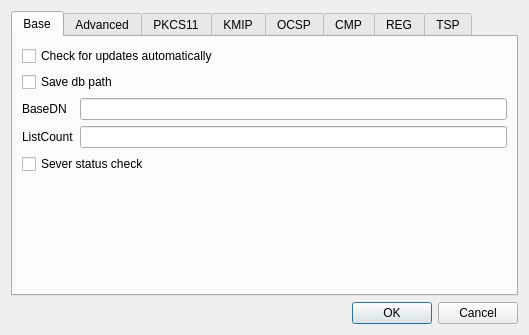
<?xml version="1.0" encoding="UTF-8"?>
<ui version="4.0">
 <class>SettingsDlg</class>
 <widget class="QDialog" name="SettingsDlg">
  <property name="geometry">
   <rect>
    <x>0</x>
    <y>0</y>
    <width>529</width>
    <height>335</height>
   </rect>
  </property>
  <property name="windowTitle">
   <string>Settings</string>
  </property>
  <layout class="QVBoxLayout" name="verticalLayout">
   <item>
    <widget class="QTabWidget" name="mTabWidget">
     <property name="currentIndex">
      <number>0</number>
     </property>
     <widget class="QWidget" name="tab">
      <attribute name="title">
       <string>Base</string>
      </attribute>
      <layout class="QGridLayout" name="gridLayout_3">
       <item row="5" column="0">
        <spacer name="verticalSpacer">
         <property name="orientation">
          <enum>Qt::Vertical</enum>
         </property>
         <property name="sizeHint" stdset="0">
          <size>
           <width>20</width>
           <height>40</height>
          </size>
         </property>
        </spacer>
       </item>
       <item row="1" column="0" colspan="2">
        <widget class="QCheckBox" name="mSaveDBPathCheck">
         <property name="text">
          <string>Save db path</string>
         </property>
        </widget>
       </item>
       <item row="0" column="0" colspan="2">
        <widget class="QCheckBox" name="mCheckLatestVersionCheck">
         <property name="text">
          <string>Check for updates automatically</string>
         </property>
        </widget>
       </item>
       <item row="2" column="0">
        <widget class="QLabel" name="label_4">
         <property name="text">
          <string>BaseDN</string>
         </property>
        </widget>
       </item>
       <item row="2" column="1">
        <widget class="QLineEdit" name="mBaseDNText"/>
       </item>
       <item row="3" column="0">
        <widget class="QLabel" name="label_5">
         <property name="text">
          <string>ListCount</string>
         </property>
        </widget>
       </item>
       <item row="3" column="1">
        <widget class="QLineEdit" name="mListCountText"/>
       </item>
       <item row="4" column="0" colspan="2">
        <widget class="QCheckBox" name="mServerStatusCheck">
         <property name="text">
          <string>Sever status check</string>
         </property>
        </widget>
       </item>
      </layout>
     </widget>
     <widget class="QWidget" name="tab_2">
      <attribute name="title">
       <string>Advanced</string>
      </attribute>
      <layout class="QGridLayout" name="gridLayout">
       <item row="1" column="0">
        <spacer name="verticalSpacer_2">
         <property name="orientation">
          <enum>Qt::Vertical</enum>
         </property>
         <property name="sizeHint" stdset="0">
          <size>
           <width>20</width>
           <height>40</height>
          </size>
         </property>
        </spacer>
       </item>
       <item row="0" column="0">
        <widget class="QLabel" name="label">
         <property name="text">
          <string>Language(need restart)</string>
         </property>
        </widget>
       </item>
       <item row="0" column="1">
        <widget class="QComboBox" name="mLangCombo"/>
       </item>
      </layout>
     </widget>
     <widget class="QWidget" name="tab_3">
      <attribute name="title">
       <string>PKCS11</string>
      </attribute>
      <layout class="QGridLayout" name="gridLayout_2">
       <item row="1" column="1">
        <widget class="QLineEdit" name="mSlotIDText"/>
       </item>
       <item row="2" column="0">
        <widget class="QLabel" name="label_3">
         <property name="text">
          <string>Library Path</string>
         </property>
        </widget>
       </item>
       <item row="1" column="0">
        <widget class="QLabel" name="label_2">
         <property name="text">
          <string>Slot ID</string>
         </property>
        </widget>
       </item>
       <item row="2" column="1">
        <widget class="QLineEdit" name="mLibraryP11PathText"/>
       </item>
       <item row="0" column="0">
        <widget class="QCheckBox" name="mUseP11Check">
         <property name="text">
          <string>Use PKCS11</string>
         </property>
        </widget>
       </item>
       <item row="3" column="0">
        <spacer name="verticalSpacer_3">
         <property name="orientation">
          <enum>Qt::Vertical</enum>
         </property>
         <property name="sizeHint" stdset="0">
          <size>
           <width>20</width>
           <height>40</height>
          </size>
         </property>
        </spacer>
       </item>
       <item row="2" column="2">
        <widget class="QPushButton" name="mP11FindBtn">
         <property name="text">
          <string>Find</string>
         </property>
        </widget>
       </item>
      </layout>
     </widget>
     <widget class="QWidget" name="tab_4">
      <attribute name="title">
       <string>KMIP</string>
      </attribute>
      <layout class="QGridLayout" name="gridLayout_4">
       <item row="0" column="0">
        <widget class="QCheckBox" name="mUseKMIPCheck">
         <property name="text">
          <string>Use KMIP</string>
         </property>
        </widget>
       </item>
       <item row="1" column="0">
        <widget class="QGroupBox" name="mKMIPGroup">
         <property name="title">
          <string>KMIP Information</string>
         </property>
         <layout class="QGridLayout" name="gridLayout_5">
          <item row="7" column="1">
           <spacer name="verticalSpacer_4">
            <property name="orientation">
             <enum>Qt::Vertical</enum>
            </property>
            <property name="sizeHint" stdset="0">
             <size>
              <width>20</width>
              <height>40</height>
             </size>
            </property>
           </spacer>
          </item>
          <item row="4" column="0">
           <widget class="QLabel" name="label_10">
            <property name="text">
             <string>Private Key</string>
            </property>
           </widget>
          </item>
          <item row="5" column="0">
           <widget class="QLabel" name="label_11">
            <property name="text">
             <string>UserName</string>
            </property>
           </widget>
          </item>
          <item row="0" column="2">
           <widget class="QLabel" name="label_7">
            <property name="text">
             <string>Port</string>
            </property>
           </widget>
          </item>
          <item row="3" column="0">
           <widget class="QLabel" name="label_9">
            <property name="text">
             <string>Certificate</string>
            </property>
           </widget>
          </item>
          <item row="2" column="0">
           <widget class="QLabel" name="label_8">
            <property name="text">
             <string>CA cert</string>
            </property>
           </widget>
          </item>
          <item row="0" column="1">
           <widget class="QLineEdit" name="mKMIPHostText"/>
          </item>
          <item row="0" column="0">
           <widget class="QLabel" name="label_6">
            <property name="text">
             <string>Host</string>
            </property>
           </widget>
          </item>
          <item row="0" column="3">
           <widget class="QLineEdit" name="mKMIPPortText">
            <property name="maximumSize">
             <size>
              <width>80</width>
              <height>16777215</height>
             </size>
            </property>
           </widget>
          </item>
          <item row="2" column="3">
           <widget class="QPushButton" name="mKMIPCACertFindBtn">
            <property name="text">
             <string>Find</string>
            </property>
           </widget>
          </item>
          <item row="3" column="3">
           <widget class="QPushButton" name="mKMIPCertFindBtn">
            <property name="text">
             <string>Find</string>
            </property>
           </widget>
          </item>
          <item row="4" column="3">
           <widget class="QPushButton" name="mKMIPPrivateKeyFindBtn">
            <property name="text">
             <string>Find</string>
            </property>
           </widget>
          </item>
          <item row="2" column="1" colspan="2">
           <widget class="QLineEdit" name="mKMIPCACertPathText"/>
          </item>
          <item row="3" column="1" colspan="2">
           <widget class="QLineEdit" name="mKMIPCertPathText"/>
          </item>
          <item row="4" column="1" colspan="2">
           <widget class="QLineEdit" name="mKMIPPrivateKeyPathText"/>
          </item>
          <item row="6" column="0">
           <widget class="QLabel" name="label_12">
            <property name="text">
             <string>Password</string>
            </property>
           </widget>
          </item>
          <item row="5" column="1" colspan="2">
           <widget class="QLineEdit" name="mKMIPUserNameText"/>
          </item>
          <item row="6" column="1" colspan="2">
           <widget class="QLineEdit" name="mKMIPPasswdText"/>
          </item>
         </layout>
        </widget>
       </item>
      </layout>
     </widget>
     <widget class="QWidget" name="tab_5">
      <attribute name="title">
       <string>OCSP</string>
      </attribute>
      <layout class="QGridLayout" name="gridLayout_6">
       <item row="0" column="0">
        <widget class="QCheckBox" name="mUseOCSPCheck">
         <property name="text">
          <string>Use OCSP</string>
         </property>
        </widget>
       </item>
       <item row="1" column="0">
        <widget class="QGroupBox" name="mOCSPGroup">
         <property name="title">
          <string>OCSP Information</string>
         </property>
         <layout class="QGridLayout" name="gridLayout_7">
          <item row="0" column="1">
           <widget class="QLineEdit" name="mOCSPURIText"/>
          </item>
          <item row="3" column="1">
           <widget class="QLineEdit" name="mOCSPSignerPriPathText"/>
          </item>
          <item row="5" column="1">
           <spacer name="verticalSpacer_5">
            <property name="orientation">
             <enum>Qt::Vertical</enum>
            </property>
            <property name="sizeHint" stdset="0">
             <size>
              <width>20</width>
              <height>40</height>
             </size>
            </property>
           </spacer>
          </item>
          <item row="2" column="0" colspan="2">
           <widget class="QCheckBox" name="mOCSPAttachSignCheck">
            <property name="text">
             <string>Attatch Signature</string>
            </property>
           </widget>
          </item>
          <item row="3" column="0">
           <widget class="QLabel" name="label_14">
            <property name="text">
             <string>Signer PriKey</string>
            </property>
           </widget>
          </item>
          <item row="1" column="0">
           <widget class="QLabel" name="label_16">
            <property name="text">
             <string>OCSP SrvCert</string>
            </property>
           </widget>
          </item>
          <item row="0" column="0">
           <widget class="QLabel" name="label_13">
            <property name="text">
             <string>OCSP URI</string>
            </property>
           </widget>
          </item>
          <item row="4" column="2">
           <widget class="QPushButton" name="mOCSPSignerCertFindBtn">
            <property name="text">
             <string>Find</string>
            </property>
           </widget>
          </item>
          <item row="4" column="1">
           <widget class="QLineEdit" name="mOCSPSignerCertPathText"/>
          </item>
          <item row="3" column="2">
           <widget class="QPushButton" name="mOCSPSignerPriFindBtn">
            <property name="text">
             <string>Find</string>
            </property>
           </widget>
          </item>
          <item row="4" column="0">
           <widget class="QLabel" name="label_15">
            <property name="text">
             <string>Signer Cert</string>
            </property>
           </widget>
          </item>
          <item row="1" column="1">
           <widget class="QLineEdit" name="mOCSPSrvCertPathText"/>
          </item>
          <item row="1" column="2">
           <widget class="QPushButton" name="mOCSPSrvCertFindBtn">
            <property name="text">
             <string>Find</string>
            </property>
           </widget>
          </item>
         </layout>
        </widget>
       </item>
      </layout>
     </widget>
     <widget class="QWidget" name="tab_6">
      <attribute name="title">
       <string>CMP</string>
      </attribute>
      <layout class="QGridLayout" name="gridLayout_10">
       <item row="0" column="0">
        <widget class="QCheckBox" name="mUseCMPCheck">
         <property name="text">
          <string>Use CMP</string>
         </property>
        </widget>
       </item>
       <item row="1" column="0">
        <widget class="QGroupBox" name="mCMPGroup">
         <property name="title">
          <string>CMP Server Information</string>
         </property>
         <layout class="QGridLayout" name="gridLayout_11">
          <item row="0" column="0">
           <widget class="QLabel" name="label_18">
            <property name="text">
             <string>CMP URI</string>
            </property>
           </widget>
          </item>
          <item row="1" column="1">
           <widget class="QLineEdit" name="mCMPRootCACertPathText"/>
          </item>
          <item row="3" column="0">
           <spacer name="verticalSpacer_7">
            <property name="orientation">
             <enum>Qt::Vertical</enum>
            </property>
            <property name="sizeHint" stdset="0">
             <size>
              <width>20</width>
              <height>40</height>
             </size>
            </property>
           </spacer>
          </item>
          <item row="2" column="0">
           <widget class="QLabel" name="label_22">
            <property name="text">
             <string>CA Cert</string>
            </property>
           </widget>
          </item>
          <item row="1" column="0">
           <widget class="QLabel" name="label_21">
            <property name="text">
             <string>RootCA Cert</string>
            </property>
           </widget>
          </item>
          <item row="2" column="1">
           <widget class="QLineEdit" name="mCMPCACertPathText"/>
          </item>
          <item row="1" column="2">
           <widget class="QPushButton" name="mCMPRootCACertBtn">
            <property name="text">
             <string>Find</string>
            </property>
           </widget>
          </item>
          <item row="2" column="2">
           <widget class="QPushButton" name="mCMPCACertBtn">
            <property name="text">
             <string>Find</string>
            </property>
           </widget>
          </item>
          <item row="0" column="1" colspan="2">
           <widget class="QLineEdit" name="mCMPURIText"/>
          </item>
         </layout>
        </widget>
       </item>
      </layout>
     </widget>
     <widget class="QWidget" name="tab_7">
      <attribute name="title">
       <string>REG</string>
      </attribute>
      <layout class="QGridLayout" name="gridLayout_8">
       <item row="1" column="0">
        <widget class="QCheckBox" name="mUseREGCheck">
         <property name="text">
          <string>Use REG</string>
         </property>
        </widget>
       </item>
       <item row="2" column="0">
        <widget class="QGroupBox" name="mREGGroup">
         <property name="title">
          <string>RegServer Information</string>
         </property>
         <layout class="QGridLayout" name="gridLayout_9">
          <item row="0" column="0">
           <widget class="QLabel" name="label_17">
            <property name="text">
             <string>RegServer URI</string>
            </property>
           </widget>
          </item>
          <item row="0" column="1">
           <widget class="QLineEdit" name="mREGURIText"/>
          </item>
          <item row="1" column="1">
           <spacer name="verticalSpacer_6">
            <property name="orientation">
             <enum>Qt::Vertical</enum>
            </property>
            <property name="sizeHint" stdset="0">
             <size>
              <width>20</width>
              <height>40</height>
             </size>
            </property>
           </spacer>
          </item>
         </layout>
        </widget>
       </item>
      </layout>
     </widget>
     <widget class="QWidget" name="tab_8">
      <attribute name="title">
       <string>TSP</string>
      </attribute>
      <layout class="QGridLayout" name="gridLayout_12">
       <item row="0" column="0">
        <widget class="QCheckBox" name="mUseTSPCheck">
         <property name="text">
          <string>Use TSP</string>
         </property>
        </widget>
       </item>
       <item row="1" column="0">
        <widget class="QGroupBox" name="mTSPGroup">
         <property name="title">
          <string>TSP Information</string>
         </property>
         <layout class="QGridLayout" name="gridLayout_13">
          <item row="0" column="0">
           <widget class="QLabel" name="label_19">
            <property name="text">
             <string>TSP URI</string>
            </property>
           </widget>
          </item>
          <item row="1" column="0">
           <widget class="QLabel" name="label_20">
            <property name="text">
             <string>TSP SrvCert</string>
            </property>
           </widget>
          </item>
          <item row="1" column="1">
           <widget class="QLineEdit" name="mTSPSrvCertPathText"/>
          </item>
          <item row="2" column="0">
           <spacer name="verticalSpacer_8">
            <property name="orientation">
             <enum>Qt::Vertical</enum>
            </property>
            <property name="sizeHint" stdset="0">
             <size>
              <width>20</width>
              <height>40</height>
             </size>
            </property>
           </spacer>
          </item>
          <item row="0" column="1">
           <widget class="QLineEdit" name="mTSPURIText"/>
          </item>
          <item row="1" column="2">
           <widget class="QPushButton" name="mTSPSrvCertFindBtn">
            <property name="text">
             <string>Find</string>
            </property>
           </widget>
          </item>
         </layout>
        </widget>
       </item>
      </layout>
     </widget>
    </widget>
   </item>
   <item>
    <widget class="QDialogButtonBox" name="buttonBox">
     <property name="orientation">
      <enum>Qt::Horizontal</enum>
     </property>
     <property name="standardButtons">
      <set>QDialogButtonBox::Cancel|QDialogButtonBox::Ok</set>
     </property>
    </widget>
   </item>
  </layout>
 </widget>
 <resources/>
 <connections>
  <connection>
   <sender>buttonBox</sender>
   <signal>accepted()</signal>
   <receiver>SettingsDlg</receiver>
   <slot>accept()</slot>
   <hints>
    <hint type="sourcelabel">
     <x>248</x>
     <y>254</y>
    </hint>
    <hint type="destinationlabel">
     <x>157</x>
     <y>274</y>
    </hint>
   </hints>
  </connection>
  <connection>
   <sender>buttonBox</sender>
   <signal>rejected()</signal>
   <receiver>SettingsDlg</receiver>
   <slot>reject()</slot>
   <hints>
    <hint type="sourcelabel">
     <x>316</x>
     <y>260</y>
    </hint>
    <hint type="destinationlabel">
     <x>286</x>
     <y>274</y>
    </hint>
   </hints>
  </connection>
 </connections>
</ui>
